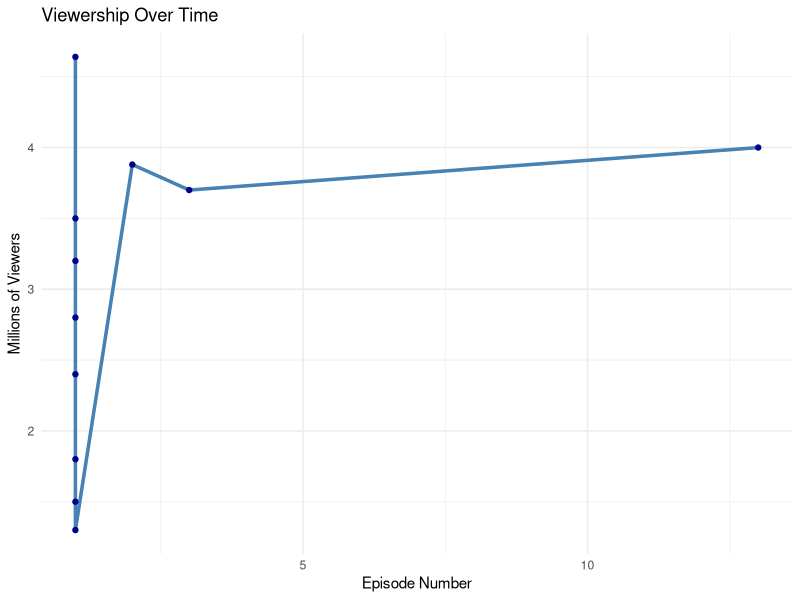
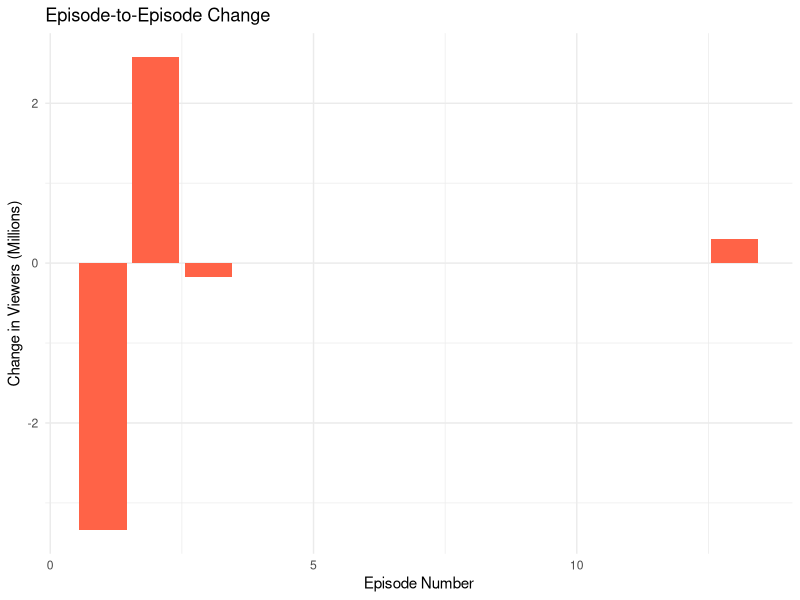

Source code (R) for these figures, in order:
## ---- chunk 1

library(tidyverse)
library(readr)

viewership_data <- read_csv("suits_viewership.csv")
## ---- chunk 2
ggplot(viewership_data, aes(x = EpisodeNumber, y = Viewers)) +
  geom_line(color = "steelblue", size = 1.2) +
  geom_point(color = "darkblue") +
  labs(title = "Viewership Over Time",
       x = "Episode Number",
       y = "Millions of Viewers") +
  theme_minimal()
## ---- chunk 3
viewership_data <- viewership_data %>%
  arrange(EpisodeNumber) %>%
  mutate(Change = Viewers - lag(Viewers))

ggplot(viewership_data, aes(x = EpisodeNumber, y = Change)) +
  geom_col(fill = "tomato") +
  labs(title = "Episode-to-Episode Change",
       x = "Episode Number",
       y = "Change in Viewers (Millions)") +
  theme_minimal()
